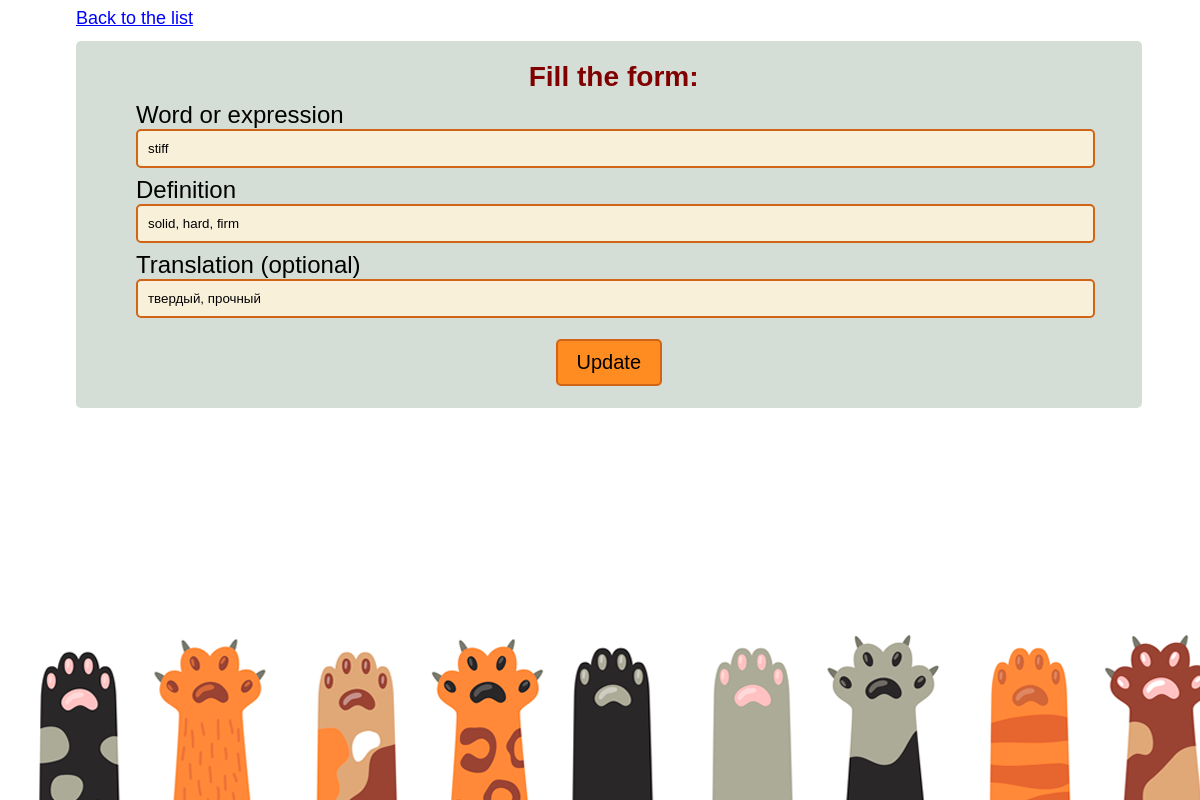
/edit_word/5/, run on the app's committed database.
### tables this page shows
CREATE TABLE vocabulary (
    word_id INTEGER NOT NULL PRIMARY KEY AUTOINCREMENT,
    word VARCHAR NOT NULL,
    description VARCHAR NOT NULL,
    word_translation VARCHAR
);

### main.py (the view, shortened to what this page needs)
@app.route("/edit_word/<int:word_id>/", methods=['GET', 'POST'])
def edit_word(word_id):
    if request.method == 'GET':
        edit_word = "Filling form"
        query = 'SELECT * FROM vocabulary WHERE word_id=?;'
        word = query_db(query, (word_id,))[0]
        return render_template('edit_word.html', edit_word=edit_word, word=word)

### main.py (called while the page is built)
def get_db():
    db = getattr(g, '_database', None)
    if db is None:
        db = g._database = sqlite3.connect(DATABASE)
    return db

@app.teardown_appcontext
def close_connection(exception):
    db = getattr(g, '_database', None)
    if db is not None:
        db.close()

def query_db(query, args=(), one=False):
    cur = get_db().execute(query, args)
    rv = cur.fetchall()
    cur.close()
    return (rv[0] if rv else None) if one else rv

### templates/edit_word.html (shortened to what this page needs)
<!DOCTYPE html>
<html lang="en">
<head>
    <link rel="stylesheet" href="/static/edit_word.css">
</head>
<div class="flex flex-center">
    <a href="/word_list/">Back to the list</a>
</div>
<body>
<form class="add_form" name="feedback" method="POST" action="/edit_word/{{word.0}}/">
    <div class="form_caption"><h3>Fill the form:</h3></div>
    <div>Word or expression</div>
    <input type="text" name="word" required="required" value="{{word.1}}">
    <div>Definition</div>
    <input type="text" name="description" required="required" value="{{word.2}}">
    <div>Translation (optional)</div>
    <input type="text" name="translation" value="{{word.3}}">
    <input type="submit" name="submit_btn" value="Update">
</form>
<div class="fixed-footer">
    <div class="container">
        <p><img src="/static/cat_new.png"
                alt="cat"
                align="top"/>
        </p>
    </div>
</div>
</body>
</html>

### static/edit_word.css (style rules this page uses)
a { font-family: "Gill Sans", sans-serif; font-size: 18px; width: 100%; height: 100%; display: flex; color: blue; margin-top: 0; margin-bottom: 2%; margin-left: 8px; }
h3 { font-family: "Gill Sans", sans-serif; width: 95%; height: 100%; text-align: center; color: #800000; padding-top:20px; margin-bottom: 0px; }
.fixed-footer { width: 95%; position: fixed; padding: 0; bottom: -3.8%; margin-left: 24px; margin-bottom: 0; }
.container { margin: 0 auto; }
.add_form { width: 90%; background: #d5ded6; margin-top: -16px; margin-left: 68px; box-sizing: border-box; border-radius: 5px; }
div { font-size: 24px; font-family: "Gill Sans", sans-serif; text-align: left; margin-left: 60px; margin-top: 8px; }
.add_form input { width: 90%; align-items: center; padding: 10px; box-sizing: border-box; border: 2px solid #d16517; border-radius: 5px; background: #F9F0DA; margin-left: 60px; }
.add_form input[type=submit] { font-family: "Gill Sans", sans-serif; width: 10%; margin-left: 45%; font-size: 20px; margin-top: 2%; margin-bottom: 2%; background: #ff8c21; }

### data on the page
vocabulary: word "stiff", description "solid, hard, firm", translation "твердый, прочный"
